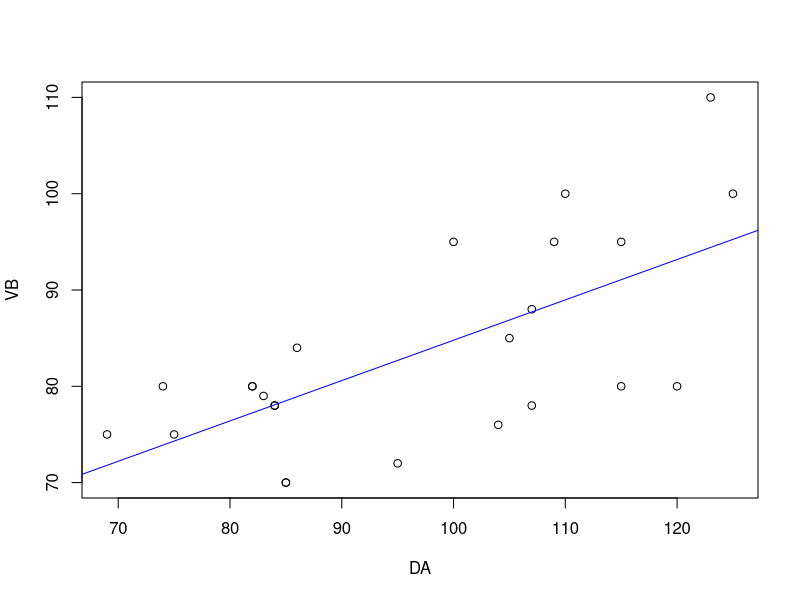
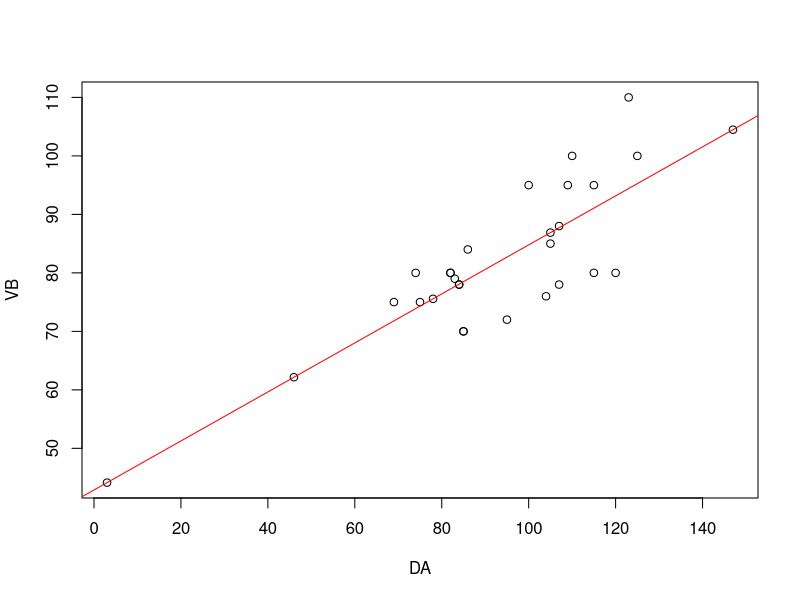
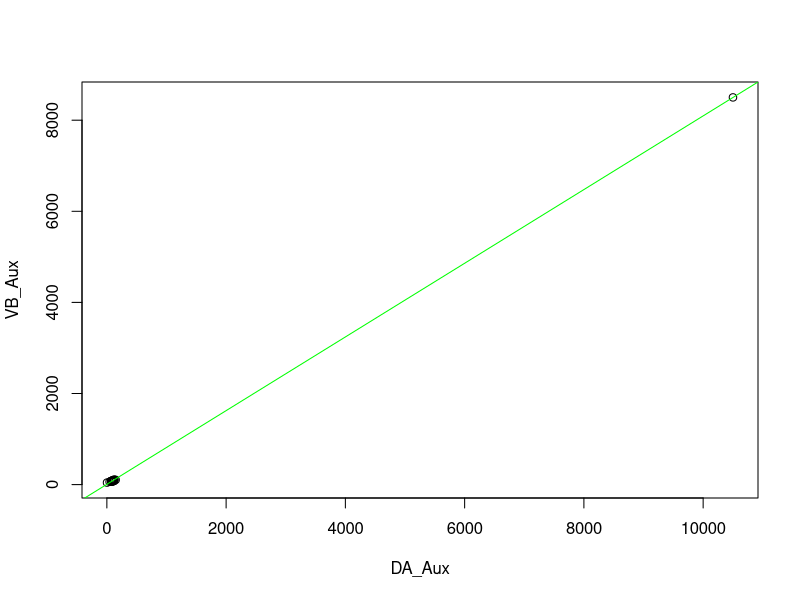

Write the R code that produced these figures, in order.
## ---- chunk 1
knitr::opts_chunk$set(echo = TRUE)
## ---- chunk 2
# Vida Base Pokemon inicial
VB=c(78,79,80,78,85,80,80,100,70,76,84,95,110,95,75,75,72,88,95,80,78,80,70,100)
# Daño de ataque base Pokemon inicial
DA= c(84,83,82,84,105,82,120,110,85,104,86,109,123,100,75,69,95,107,115,74,107,115,85,125)
## ---- chunk 3
lm.fit=lm(VB~DA)
lm.fit
summary(lm.fit)
plot(VB~DA)
abline(42.887 , 0.419,col='blue')
## ---- chunk 4
DA_P<-c(3,46,78,105,147)

predict.lm(lm.fit,data.frame(DA=DA_P))
## ---- chunk 5
VB = append(VB, c(44.14422, 62.16028, 75.56758, 86.87999, 104.47707))
DA = append(DA, DA_P)
lm.fit=lm(VB~DA)
lm.fit
plot(VB~DA)
abline(42.887 , 0.419,col='red')
## ---- chunk 6
VB_Aux = append(VB, 85*100)
DA_Aux = append(DA, 105*100)
lm.fit = lm(VB_Aux~DA_Aux)
lm.fit
plot(VB_Aux~DA_Aux)
abline( 6.5773 , 0.8088,col='green')
